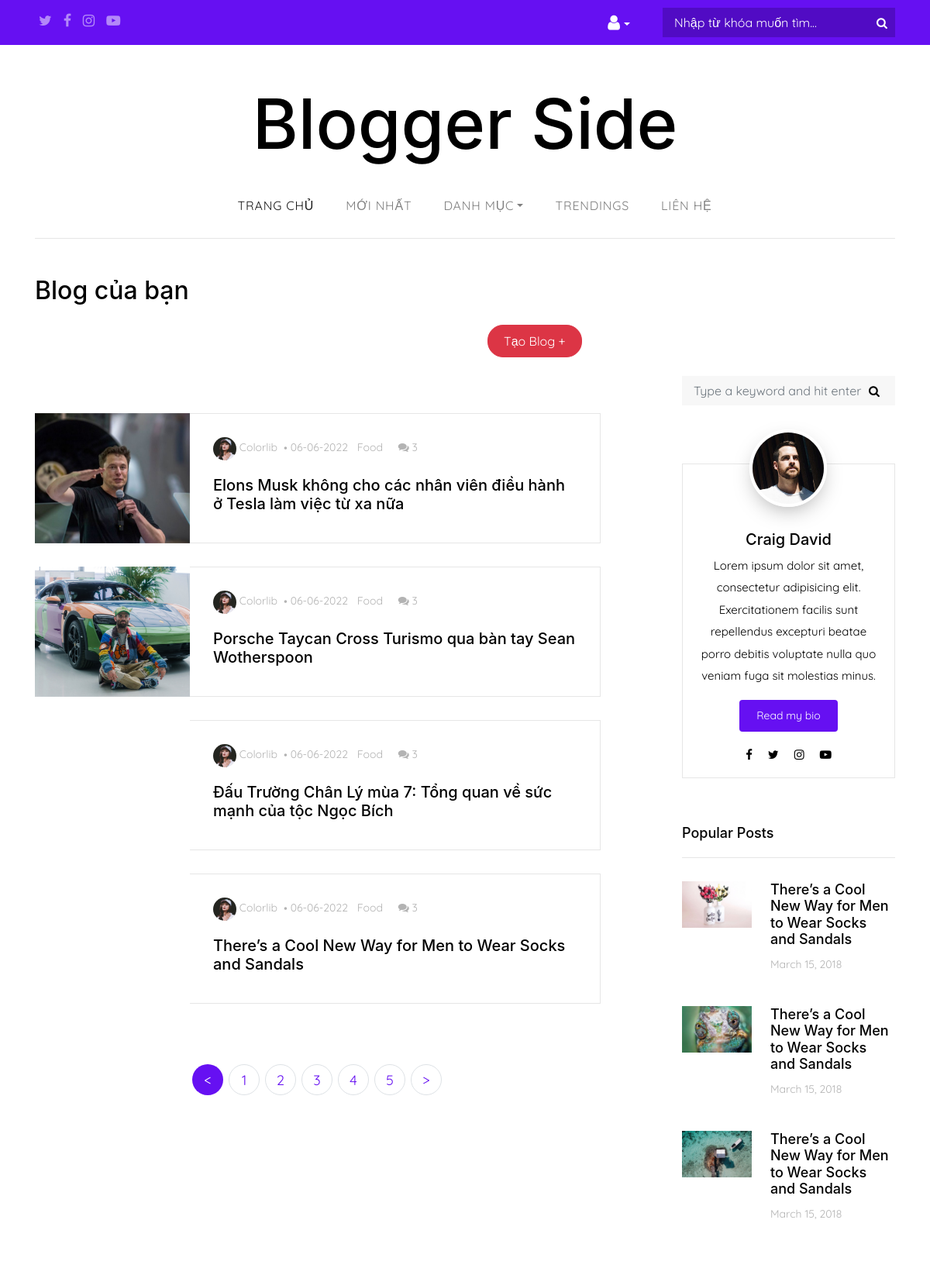
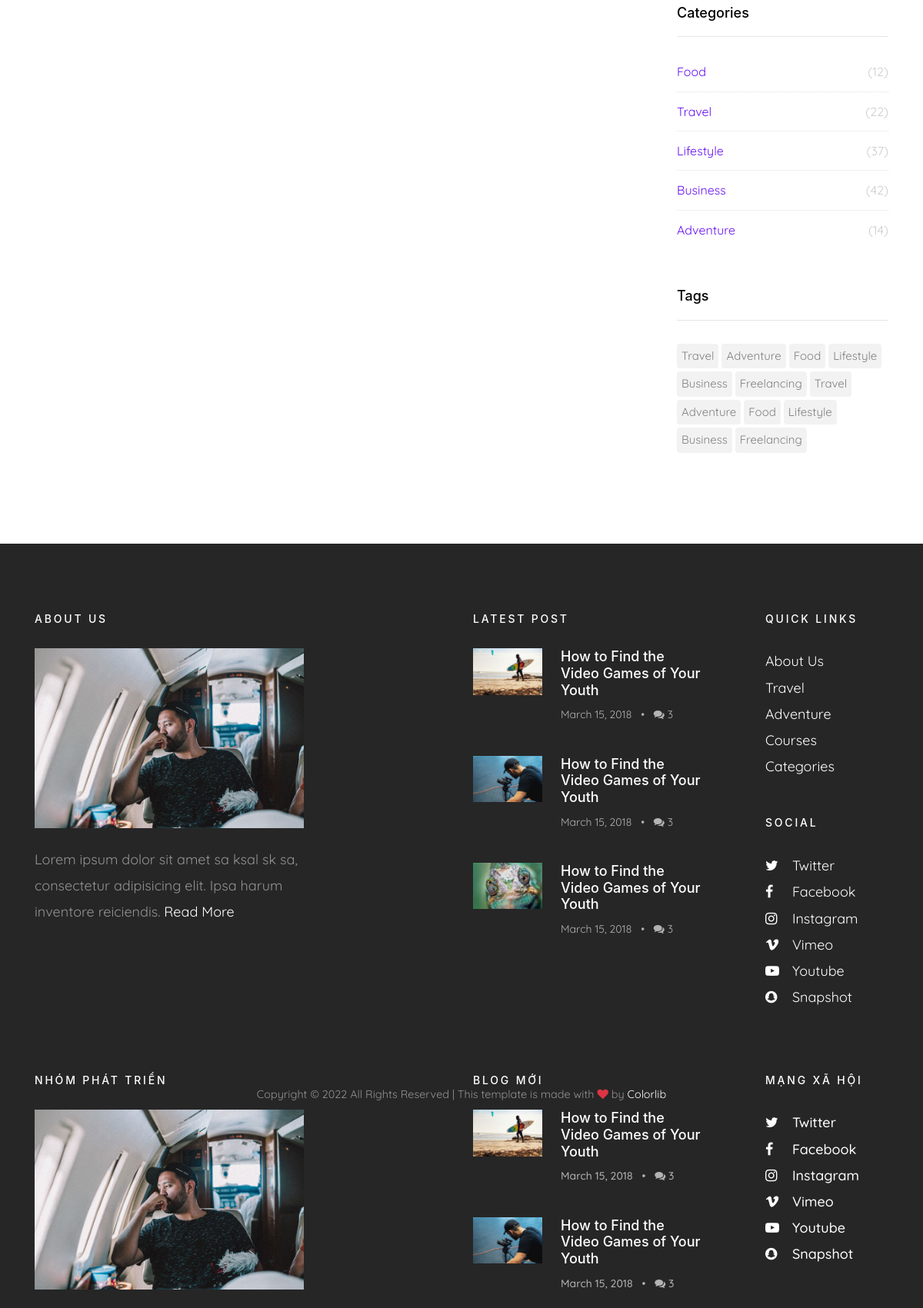
Page /blog/blog_manage/ (signed in, upper part) on the committed database (2 pictures, top to bottom).
### blog/models.py (models this page shows, shortened)
class Post(models.Model):
    blog_cate=models.CharField(max_length=255, null=True, choices=blog_cate_choices)
    title=models.CharField(max_length=100)
    image=models.ImageField(null=True, blank=True)
    content= RichTextUploadingField(blank=True)
    date=models.DateTimeField(auto_now_add=True)
    accountid=models.IntegerField(max_length=11,)
    showblog=models.IntegerField(max_length=1)

### blog/views.py (the view)
# urls.py: path('blog_manage/',views.blog_manage, name='blog_manage'),
def blog_manage(request):
    post=Post.objects.filter(accountid=request.user.id).order_by("-date")
    return render(request, 'pages/blog_manage.html',{'post':post})

### blog/templates/pages/blog_manage.html (shortened to what this page needs)
{% extends "pages/base.html" %}
{% block content %}
<div class="wrap">
      <header role="banner">
    <section class="site-section pt-5">
      <div class="container">
        <div class="row mb-4">
          <div class="col-md-8">
            <h2 class="mb-4">Blog của bạn</h2>
            <button class="btn btn-danger btn-addblog-styling"><a href="{% url 'add_blog' %}">Tạo Blog + </a></button>
          </div>
        </div>
        <div class="row blog-entries">
          <div class="col-md-12 col-lg-8 main-content">
            <div class="row mb-5 mt-5">
              <div class="col-md-12">
              {% for post in post %}
                <div class="post-entry-horzontal">
                  <a href="{%  url 'blog_edit' post.id %}">
                    <div class="image element-animate" data-animate-effect="fadeIn" style="background-image: url({{post.image.url}});"></div>
                    <span class="text">
                      <div class="post-meta">
                        <span class="author mr-2"><img src="/static/images/person_1.jpg" alt="Colorlib"> Colorlib</span>&bullet;
                        <span class="mr-2">{{post.date|date:"m-d-Y"}} </span>
                        <span class="mr-2">Food</span>
                        <span class="ml-2"><span class="fa fa-comments"></span> 3</span>
                      </div>
                      <h2>{{post.title}}</h2>
                    </span>
                  </a>
                </div>
                {% endfor %}
              </div>
            </div>
            <div class="row mt-5">
              <div class="col-md-12 text-center">
                <nav aria-label="Page navigation" class="text-center">
                  <ul class="pagination">
                    <li class="page-item  active"><a class="page-link" href="#">&lt;</a></li>
                    <li class="page-item"><a class="page-link" href="#">1</a></li>
                    <li class="page-item"><a class="page-link" href="#">2</a></li>
                    <li class="page-item"><a class="page-link" href="#">3</a></li>
                    <li class="page-item"><a class="page-link" href="#">4</a></li>
                    <li class="page-item"><a class="page-link" href="#">5</a></li>
                    <li class="page-item"><a class="page-link" href="#">&gt;</a></li>
                  </ul>
                </nav>
              </div>
            </div>
          </div>
          <div class="col-md-12 col-lg-4 sidebar">
            <div class="sidebar-box search-form-wrap">
              <form action="#" class="search-form">
                <div class="form-group">
                  <span class="icon fa fa-search"></span>
                  <input type="text" class="form-control" id="s" placeholder="Type a keyword and hit enter">
                </div>
              </form>
            </div>
            <div class="sidebar-box">
              <div class="bio text-center">
                <img src="/static/images/person_2.jpg" alt="Image Placeholder" class="img-fluid">
                <div class="bio-body">
                  <h2>Craig David</h2>
                  <p>Lorem ipsum dolor sit amet, consectetur adipisicing elit. Exercitationem facilis sunt repellendus excepturi beatae porro debitis voluptate nulla quo veniam fuga sit molestias minus.</p>
                  <p><a href="#" class="btn btn-primary btn-sm rounded">Read my bio</a></p>
                  <p class="social">
                    <a href="#" class="p-2"><span class="fa fa-facebook"></span></a>
                    <a href="#" class="p-2"><span class="fa fa-twitter"></span></a>
                    <a href="#" class="p-2"><span class="fa fa-instagram"></span></a>
                    <a href="#" class="p-2"><span class="fa fa-youtube-play"></span></a>
                  </p>
                </div>
              </div>
            </div>
            <div class="sidebar-box">
              <h3 class="heading">Popular Posts</h3>
              <div class="post-entry-sidebar">
                <ul>
                  <li>
                    <a href="">
                      <img src="images/img_2.jpg" alt="Image placeholder" class="mr-4">
                      <div class="text">
                        <h4>There’s a Cool New Way for Men to Wear Socks and Sandals</h4>
                        <div class="post-meta">
                          <span class="mr-2">March 15, 2018 </span>
                        </div>
                      </div>
                    </a>
                  </li>
                  <li>
                    <a href="">
                      <img src="images/img_4.jpg" alt="Image placeholder" class="mr-4">
                      <div class="text">
                        <h4>There’s a Cool New Way for Men to Wear Socks and Sandals</h4>
                        <div class="post-meta">
                          <span class="mr-2">March 15, 2018 </span>
                        </div>
                      </div>
                    </a>
                  </li>
                  <li>
                    <a href="">
                      <img src="images/img_12.jpg" alt="Image placeholder" class="mr-4">
                      <div class="text">
                        <h4>There’s a Cool New Way for Men to Wear Socks and Sandals</h4>
                        <div class="post-meta">
                          <span class="mr-2">March 15, 2018 </span>
                        </div>
                      </div>
                    </a>
                  </li>
                </ul>
              </div>
            </div>
            <div class="sidebar-box">
              <h3 class="heading">Categories</h3>
              <ul class="categories">
                <li><a href="#">Food <span>(12)</span></a></li>
                <li><a href="#">Travel <span>(22)</span></a></li>
                <li><a href="#">Lifestyle <span>(37)</span></a></li>
                <li><a href="#">Business <span>(42)</span></a></li>
                <li><a href="#">Adventure <span>(14)</span></a></li>
              </ul>
            </div>
            <div class="sidebar-box">
              <h3 class="heading">Tags</h3>
              <ul class="tags">
                <li><a href="#">Travel</a></li>
                <li><a href="#">Adventure</a></li>
                <li><a href="#">Food</a></li>
                <li><a href="#">Lifestyle</a></li>
                <li><a href="#">Business</a></li>
                <li><a href="#">Freelancing</a></li>
                <li><a href="#">Travel</a></li>
                <li><a href="#">Adventure</a></li>
                <li><a href="#">Food</a></li>
                <li><a href="#">Lifestyle</a></li>
                <li><a href="#">Business</a></li>
                <li><a href="#">Freelancing</a></li>
              </ul>
            </div>
          </div>
        </div>
      </div>
    </section>
    <footer class="site-footer">
        <div class="container">
          <div class="row mb-5">
            <div class="col-md-4">
              <h3>About Us</h3>
              <p class="mb-4">
                <img src="images/img_1.jpg" alt="Image placeholder" class="img-fluid">
              </p>
              <p>Lorem ipsum dolor sit amet sa ksal sk sa, consectetur adipisicing elit. Ipsa harum inventore reiciendis. <a href="#">Read More</a></p>
            </div>
            <div class="col-md-6 ml-auto">
              <div class="row">
                <div class="col-md-7">
                  <h3>Latest Post</h3>
                  <div class="post-entry-sidebar">
                    <ul>
                      <li>
                        <a href="">
                          <img src="images/img_6.jpg" alt="Image placeholder" class="mr-4">
                          <div class="text">
                            <h4>How to Find the Video Games of Your Youth</h4>
                            <div class="post-meta">
                              <span class="mr-2">March 15, 2018 </span> &bullet;
                              <span class="ml-2"><span class="fa fa-comments"></span> 3</span>
                            </div>
                          </div>
                        </a>
                      </li>
                      <li>
                        <a href="">
                          <img src="images/img_3.jpg" alt="Image placeholder" class="mr-4">
                          <div class="text">
                            <h4>How to Find the Video Games of Your Youth</h4>
                            <div class="post-meta">
                              <span class="mr-2">March 15, 2018 </span> &bullet;
                              <span class="ml-2"><span class="fa fa-comments"></span> 3</span>
                            </div>
                          </div>
                        </a>
                      </li>
                      <li>
                        <a href="">
                          <img src="images/img_4.jpg" alt="Image placeholder" class="mr-4">
                          <div class="text">
                            <h4>How to Find the Video Games of Your Youth</h4>
                            <div class="post-meta">
                              <span class="mr-2">March 15, 2018 </span> &bullet;
                              <span class="ml-2"><span class="fa fa-comments"></span> 3</span>
                            </div>
                          </div>
                        </a>
                      </li>
                    </ul>
                  </div>
                </div>
                <div class="col-md-1"></div>
                <div class="col-md-4">
                  <div class="mb-5">
                    <h3>Quick Links</h3>
                    <ul class="list-unstyled">
                      <li><a href="#">About Us</a></li>
                      <li><a href="#">Travel</a></li>
                      <li><a href="#">Adventure</a></li>
                      <li><a href="#">Courses</a></li>
                      <li><a href="#">Categories</a></li>
                    </ul>
                  </div>
                  <div class="mb-5">
                    <h3>Social</h3>
                    <ul class="list-unstyled footer-social">
                      <li><a href="#"><span class="fa fa-twitter"></span> Twitter</a></li>
                      <li><a href="#"><span class="fa fa-facebook"></span> Facebook</a></li>
                      <li><a href="#"><span class="fa fa-instagram"></span> Instagram</a></li>
                      <li><a href="#"><span class="fa fa-vimeo"></span> Vimeo</a></li>
                      <li><a href="#"><span class="fa fa-youtube-play"></span> Youtube</a></li>
                      <li><a href="#"><span class="fa fa-snapchat"></span> Snapshot</a></li>
                    </ul>
                  </div>
                </div>
              </div>
            </div>
          </div>
          <div class="row">
            <div class="col-md-12 text-center">
              <p class="small">
            Copyright &copy;  All Rights Reserved | This template is made with <i class="fa fa-heart text-danger" aria-hidden="true"></i> by <a href="https://colorlib.com" target="_blank" >Colorlib</a>
            </p>
            </div>
          </div>
        </div>
      </footer>
    </div>
{% endblock %}

### rows in the picture
Post: image (picture), date "06-06-2022", title "Elons Musk không cho các nhân viên điều hành ở Tesla làm việc từ xa nữa"
Post: image (picture), date "06-06-2022", title "Porsche Taycan Cross Turismo qua bàn tay Sean Wotherspoon"
Post: date "06-06-2022", title "Đấu Trường Chân Lý mùa 7: Tổng quan về sức mạnh của tộc Ngọc Bích"
Post: date "06-06-2022", title "There’s a Cool New Way for Men to Wear Socks and Sandals"
